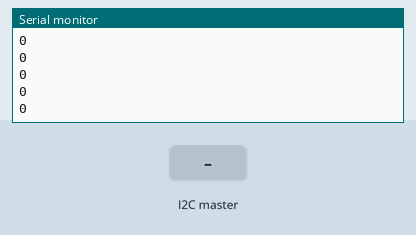
Simulated run of this sketch. Board: Arduino Uno, built with avr-gcc and run on an emulated ATmega328P. Parts: the last lines printed to the serial monitor. Inputs (shaded band) come from the test bench.

Above: at 1.2 s.
1.3 s: the I2C master sends the byte 1
At 1.56 s:
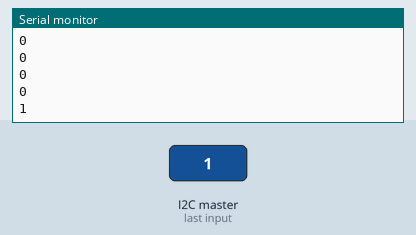
2.8 s: the I2C master sends the byte 2
At 2.96 s:
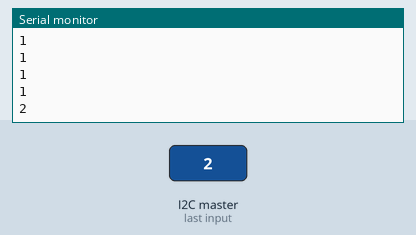
Timing chart, 0 to 5.8 s (numbered marks = the images above; inputs shaded):
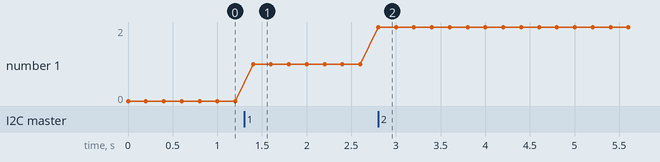

The sketch:

Noodle-I2C-slave.ino
```cpp
/*
   Slave
*/

#include <Wire.h>
int x;
byte data, c;
void setup() {
  Serial.begin(115200);
  Wire.begin(8);
  Wire.onRequest(requestEvent);
  Wire.onReceive(receiveEvent);
}

void loop() {
  data = 10;
//  Wire.requestFrom(8, 6);
//  if (Wire.available() > 0)  {
//    c = Wire.read();
//    Serial.println(c);
//  }
  Serial.println(x);
  delay(200);
}

void requestEvent() {
  Wire.write(data);
}

void receiveEvent(int howMany) {
  while (1 < Wire.available()) { // loop through all but the last
    char c = Wire.read(); // receive byte as a character
    Serial.print(c);         // print the character
  }
  x = Wire.read();    // receive byte as an integer
}
```

Measured:
- after the input at 1.3 s, the serial monitor: prints a new line after 0.10 s (image 1)
- after the input at 2.8 s, the serial monitor: prints a new line at once (image 2)
- plotted number 1: 0 → 1 after the input at 1.3 s, 1 → 2 after the input at 2.8 s
